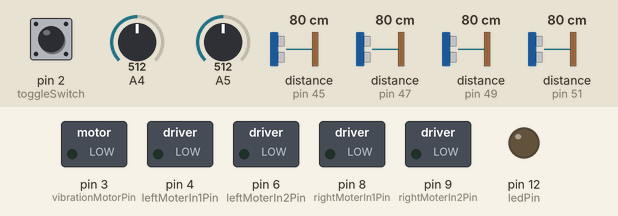
This sketch was run on a simulated Arduino Mega 2560, built with avr-gcc and run on an emulated ATmega2560. Parts: switched loads named in the sketch (green lamp = pin HIGH), output pins drawn as LEDs (lit = HIGH). Dashed ring = blinking. The inputs (shaded band) are chosen by the test bench; at power-on: pin 2 (toggleSwitch) HIGH, distance to the obstacle (sensors on pin 49, pin 45, pin 47, pin 51) 80 cm, A4 = 512, A5 = 512. The echo pulse lasts 58.3 µs per cm; pins used as bus, display or sensor lines are not drawn; what the sketch prints to the serial monitor is not drawn.

Above: at 1.2 s.
1.3 s: pin 2 (toggleSwitch) pulled LOW for 0.15 s
At 1.65 s:
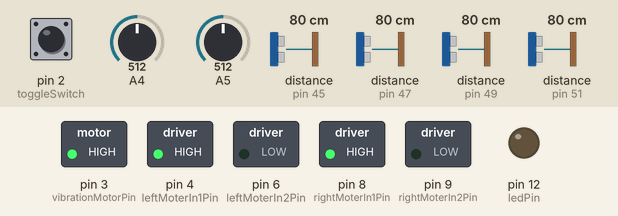
3.2 s: pin 2 (toggleSwitch) pulled LOW for 3.2 s
At 7.8 s:
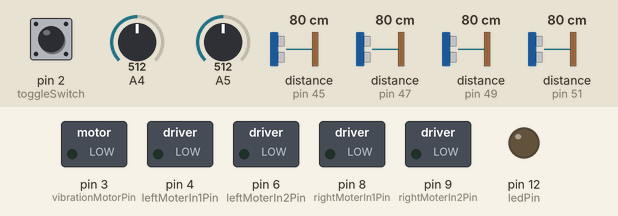
8.1 s: pin 2 (toggleSwitch) pulsed LOW 5 times (0.12 s each, 0.3 s apart)
At 8.46 s:
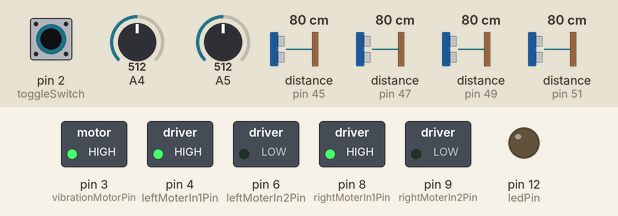
11.1 s: pin 2 (toggleSwitch) driven LOW
At 12.5 s:
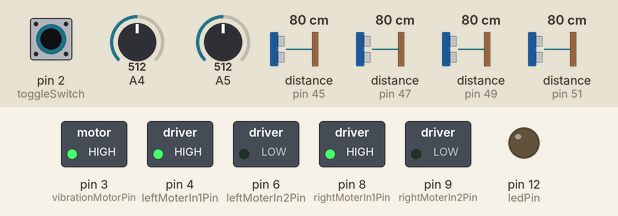
14.1 s: distance to the obstacle (sensor on pin 49) set to 12 cm
17.1 s: distance to the obstacle (sensor on pin 49) set to 9 cm
At 18.1 s:
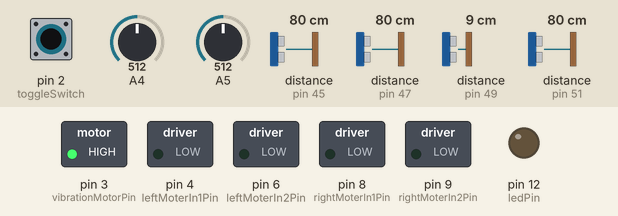
Timing chart, 0 to 19.8 s (numbered marks = the images above; inputs shaded):
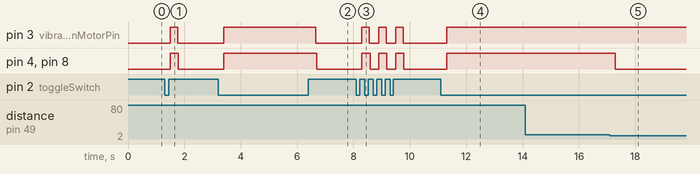

Measured:
- the behaviour switches between 11 and 10 cm on distance to the obstacle (sensor on pin 49) (found by bisection; images 4 and 5)
- after the input at 1.3 s, pin 3 (vibrationMotorPin): LOW → HIGH after 0.20 s, → LOW 0.27 s later; pin 4 (leftMoterIn1Pin), pin 8 (rightMoterIn1Pin): LOW → HIGH after 0.20 s, → LOW 0.29 s later
- after the input at 3.2 s, pin 3 (vibrationMotorPin), pin 4 (leftMoterIn1Pin), pin 8 (rightMoterIn1Pin): LOW → HIGH after 0.20 s, → LOW 3.3 s later
- after the input at 8.1 s, pin 3 (vibrationMotorPin): alternates HIGH for 0.27 s and LOW for 0.33 s, 6 changes in all, then stays LOW, starting after 0.20 s; pin 4 (leftMoterIn1Pin), pin 8 (rightMoterIn1Pin): alternates HIGH for 0.29 s and LOW for 0.31 s, 6 changes in all, then stays LOW, starting after 0.20 s
- after the input at 11.1 s, pin 3 (vibrationMotorPin), pin 4 (leftMoterIn1Pin), pin 8 (rightMoterIn1Pin): LOW → HIGH after 0.20 s
- after the input at 14.1 s, every drawn part: stays the same
- after the input at 17.1 s, pin 4 (leftMoterIn1Pin), pin 8 (rightMoterIn1Pin): HIGH → LOW after 0.20 s

The sketch:

SmartStick.ino
```cpp
#include <SoftwareSerial.h>
SoftwareSerial BTSerial(53, 52);  //TX:52, RX:52

#include <ezButton.h>
ezButton toggleSwitch(2);

int bottomUsoundEchoPin = 49;  //바닥 초음파센서 Echo
int bottomUsoundTrigPin = 48;  //바닥 초음파센서 Trig
int leftUsoundEchoPin = 45;    //왼쪽 초음파센서 Echo
int leftUsoundTrigPin = 44;    //왼쪽 초음파센서 Trig
int midUsoundEchoPin = 47;    //가운데 초음파센서 Echo
int midUsoundTrigPin = 46;    //가운데 초음파센서 Trig
int rightUsoundEchoPin = 51;  //오른쪽 초음파센서 Echo
int rightUsoundTrigPin = 50;  //오른쪽 초음파센서 Trig

int ledPin = 12;              //고휘도 LED
int vibrationMotorPin = 3;    //진동 모터
int speakerPin = 13;          //스피커
int leftMoterIn1Pin = 4;      //왼쪽 모터 1
int leftMoterIn2Pin = 6;      //왼쪽 모터 2
int rightMoterIn1Pin = 8;     //오른쪽 모터 1
int rightMoterIn2Pin = 9;     //오른쪽 모터 2

float bottomDuration, bottomDistance; //바닥 초음파센서 측정 값 저장
float leftDuration, leftDistance;   //왼쪽 초음파센서 측정 값 저장
float midDuration, midDistance;     //가운데 초음파센서 측정 값 저장
float rightDuration, rightDistance;   //오른쪽 초음파센서 측정 값 저장

float min;  //왼쪽, 가운데, 오른쪽 중 장애물과 가장 가까운 거리 저장
int flag; //가장 가까운 거리가 몇 단계에 해당하는지 판별
char directionFlag;  //장애물 방향 저장
boolean stairFlag = false;  //계단을 인식한 상태인지 저장

int forceValue = 0; //압력센서 값 저장

int cdsValue = 0; //조도센서 값 저장

boolean grab = false; //사용자가 손잡이를 잡았었는지 저장
boolean miss = false; //사용자가 손잡이를 놓쳤는지 저장

unsigned long prev_time = 0;  //이전 시간 저장(조건에 따른 이벤트)
unsigned long prevPowerSaving_time = 0;  //이전 시간 저장(절전모드)

void setup()
{
  Serial.begin(9600);
  BTSerial.begin(9600);
  toggleSwitch.setDebounceTime(50);
  pinMode(bottomUsoundTrigPin, OUTPUT);
  pinMode(bottomUsoundEchoPin, INPUT);
  pinMode(leftUsoundTrigPin, OUTPUT);
  pinMode(leftUsoundEchoPin, INPUT);
  pinMode(midUsoundTrigPin, OUTPUT);
  pinMode(midUsoundEchoPin, INPUT);
  pinMode(rightUsoundTrigPin, OUTPUT);
  pinMode(rightUsoundEchoPin, INPUT);
  pinMode(ledPin, OUTPUT);
  pinMode(leftMoterIn1Pin, OUTPUT);
  pinMode(leftMoterIn2Pin, OUTPUT);
  pinMode(rightMoterIn1Pin, OUTPUT);
  pinMode(rightMoterIn2Pin, OUTPUT);

  digitalWrite(leftMoterIn1Pin, LOW);
  digitalWrite(leftMoterIn2Pin, LOW);
  digitalWrite(rightMoterIn1Pin, LOW);
  digitalWrite(rightMoterIn2Pin, LOW);
}

void loop()
{

  toggleSwitch.loop();
  int state = toggleSwitch.getState();


  if (state == LOW) {
    if (BTSerial.available()) {
      Serial.write(BTSerial.read());
    }

    if (Serial.available()) {
      BTSerial.write(Serial.read());
    }

    unsigned long current_time = millis();

    forceValueIn();  //압력센서 값 받아오기

    //사용자가 손잡이를 잡고 있는지 검사
    if (forceValue >= 100) {

      if (grab) noTone(speakerPin); //스피커 작동 종료

      grab = true;
      miss = false;

      ultrasound(); //주변 장애물 감지
      stairInspection(); //계단 감지

      Serial.println(flag);

      //장애물 위치에 따른 이벤트 처리
      if (flag == 1) { //계단

        Serial.println("계단감지");
        stairFlag = true;
        analogWrite(vibrationMotorPin, 255);  //진동모터 작동

        //역방향 브레이크 작동
        digitalWrite(leftMoterIn1Pin, HIGH);
        digitalWrite(leftMoterIn2Pin, LOW);
        digitalWrite(rightMoterIn1Pin, HIGH);
        digitalWrite(rightMoterIn2Pin, LOW);

        bluttothOut(); //스마트폰으로 데이터 전달
      } else if (flag == 2) { //10cm 이하
        analogWrite(vibrationMotorPin, 255);  //진동모터 작동
        bluttothOut(); //스마트폰으로 데이터 전달
      } else if (flag == 3 && current_time - prev_time > 500) { //20cm 이하
        prev_time = current_time;
        analogWrite(vibrationMotorPin, 255);  //진동모터 작동
        if ((current_time % 1000) == 0) analogWrite(vibrationMotorPin, 0); //진동모터 작동 종료
        bluttothOut(); //스마트폰으로 데이터 전달
      } else if (flag == 4 && current_time - prev_time > 1000) { //30cm 이하
        prev_time = current_time;
        analogWrite(vibrationMotorPin, 255);  //진동모터 작동
        if ((current_time % 1000) == 0) analogWrite(vibrationMotorPin, 0); //진동모터 작동 종료
        bluttothOut(); //스마트폰으로 데이터 전달
      } else if (flag == 5 && current_time - prev_time > 1500) { //50cm 이하
        prev_time = current_time;
        analogWrite(vibrationMotorPin, 255);  //진동모터 작동
        if ((current_time % 1000) == 0) analogWrite(vibrationMotorPin, 0); //진동모터 작동 종료
        bluttothOut(); //스마트폰으로 데이터 전달
      } else if (flag == 6 && current_time - prev_time > 2000) { //100cm 이하
        prev_time = current_time;
        analogWrite(vibrationMotorPin, 255);  //진동모터 작동
        if ((current_time % 1000) == 0) analogWrite(vibrationMotorPin, 0); //진동모터 작동 종료
      } else if (flag == 7 && current_time - prev_time > 3000) { //200cm 이하
        prev_time = current_time;
        analogWrite(vibrationMotorPin, 255);  //진동모터 작동
        if ((current_time % 1000) == 0) analogWrite(vibrationMotorPin, 0); //진동모터 작동 종료
      } else if (flag == 8 && current_time - prev_time > 4000) { //300cm 이하
        prev_time = current_time;
        analogWrite(vibrationMotorPin, 255);  //진동모터 작동
        if ((current_time % 1000) == 0) analogWrite(vibrationMotorPin, 0); //진동모터 작동 종료
      } else if (flag == 9 && current_time - prev_time > 5000) { //400cm 이하
        prev_time = current_time;
        analogWrite(vibrationMotorPin, 255);  //진동모터 작동
        if ((current_time % 1000) == 0) analogWrite(vibrationMotorPin, 0); //진동모터 작동 종료
      } else {
        stopDC(); //DC모터 작동 종료
      }

      cdsValueIn(); //조도센서 값 받아오기

      //밝기에 따른 이벤트 처리
      if (cdsValue >= 800) {
        analogWrite(ledPin, 255); //고휘도 LED 점등
      } else {
        analogWrite(ledPin, 0); //고휘도 LED 소등
      }
    } else {
      //손잡이를 놓쳤는지 검사
      if (grab && !miss) {
        miss = true;
        tone(speakerPin, 500);  //스피커 작동
        prevPowerSaving_time = current_time;
      }
      analogWrite(vibrationMotorPin, 0);  //진동모터 작동 종료
      stopDC(); //DC모터 작동 종료
      analogWrite(ledPin, 0); //고휘도 LED 소등

      if (current_time - prevPowerSaving_time > 180000) {
        noTone(speakerPin);  //스피커 작동 종료
      }
    }
  }

  if (toggleSwitch.isReleased()) {
    Serial.println("The switch: ON -> OFF");

    analogWrite(vibrationMotorPin, 0);  //진동모터 작동 종료
    stopDC(); //DC모터 작동 종료
    analogWrite(ledPin, 0); //고휘도 LED 소등
    noTone(speakerPin);  //스피커 작동 종료

    grab = false;
  }

}

void ultrasound()
{
  //왼쪽 초음파 센서 값 받아오기
  digitalWrite(leftUsoundTrigPin, HIGH);
  digitalWrite(leftUsoundTrigPin, LOW);
  leftDuration = pulseIn(leftUsoundEchoPin, HIGH);
  leftDistance = ((float)(340 * leftDuration) / 10000) / 2;
  Serial.print("leftDuration:");
  Serial.print(leftDuration);
  Serial.print("\nleftDIstance:");
  Serial.print(leftDistance);
  Serial.println("cm\n");


  //가운데 초음파 센서 값 받아오기
  digitalWrite(midUsoundTrigPin, HIGH);
  digitalWrite(midUsoundTrigPin, LOW);
  midDuration = pulseIn(midUsoundEchoPin, HIGH);
  midDistance = ((float)(340 * midDuration) / 10000) / 2;
  Serial.print("midDuration:");
  Serial.print(midDuration);
  Serial.print("\nmidDIstance:");
  Serial.print(midDistance);
  Serial.println("cm\n");


  //오른쪽 초음파 센서 값 받아오기
  digitalWrite(rightUsoundTrigPin, HIGH);
  digitalWrite(rightUsoundTrigPin, LOW);
  rightDuration = pulseIn(rightUsoundEchoPin, HIGH);
  rightDistance = ((float)(340 * rightDuration) / 10000) / 2;
  Serial.print("rightDuration:");
  Serial.print(rightDuration);
  Serial.print("\nrightDIstance:");
  Serial.print(rightDistance);
  Serial.println("cm\n");


  //가장 가까운 거리 판별
  if (leftDistance <= midDistance) {
    min = leftDistance;
    directionFlag = 'l';
  } else {
    min = midDistance;
    directionFlag = 'm';
  }
  if (rightDistance < min) {
    min = rightDistance;
    directionFlag = 'r';
  }
  Serial.println(directionFlag);

  //가장 가까운 거리의 해당 단계 판별
  if (min <= 10) flag = 2;
  else if (min <= 20) flag = 3;
  else if (min <= 30) flag = 4;
  else if (min <= 50) flag = 5;
  else if (min <= 100) flag = 6;
  else if (min <= 200) flag = 7;
  else if (min <= 300) flag = 8;
  else if (min <= 400) flag = 9;
  else flag = 0;
}

//계단 존재 유무를 확인하는 함수
void stairInspection()
{
  //바닥 초음파 센서 값 받아오기
  digitalWrite(bottomUsoundTrigPin, HIGH);
  digitalWrite(bottomUsoundTrigPin, LOW);
  bottomDuration = pulseIn(bottomUsoundEchoPin, HIGH);
  bottomDistance = ((float)(340 * bottomDuration) / 10000) / 2;
  Serial.print("bottomDuration:");
  Serial.print(bottomDuration);
  Serial.print("\nbottomDistance:");
  Serial.print(bottomDistance);
  Serial.println("cm\n");

  if (bottomDistance >= 10) {
    flag = 1;
    directionFlag = 's';
  } else {
    stopDC(); //DC모터 작동 종료
  }
}

//압력 센서 값 받아오는 함수
void forceValueIn()
{
  forceValue = analogRead(A5);

  Serial.print("Force= ");
  Serial.println(forceValue);
}


//조도 센서 값 받아오는 함수
void cdsValueIn()
{
  cdsValue = analogRead(A4);

  Serial.print("cds= ");
  Serial.println(cdsValue);
}

//DC모터 작동 종료
void stopDC()
{
  Serial.print("DC모터 작동 종료");
  digitalWrite(leftMoterIn1Pin, LOW);
  digitalWrite(leftMoterIn2Pin, LOW);
  digitalWrite(rightMoterIn1Pin, LOW);
  digitalWrite(rightMoterIn2Pin, LOW);
}

//스마트폰으로 데이터 전달하는 함수
void bluttothOut()
{
  BTSerial.print(flag); //위험 단계
  BTSerial.print("&");  //구분기호
  BTSerial.print(directionFlag); //위치(stair : s, left : l, mid : m, right : r)
}
```
